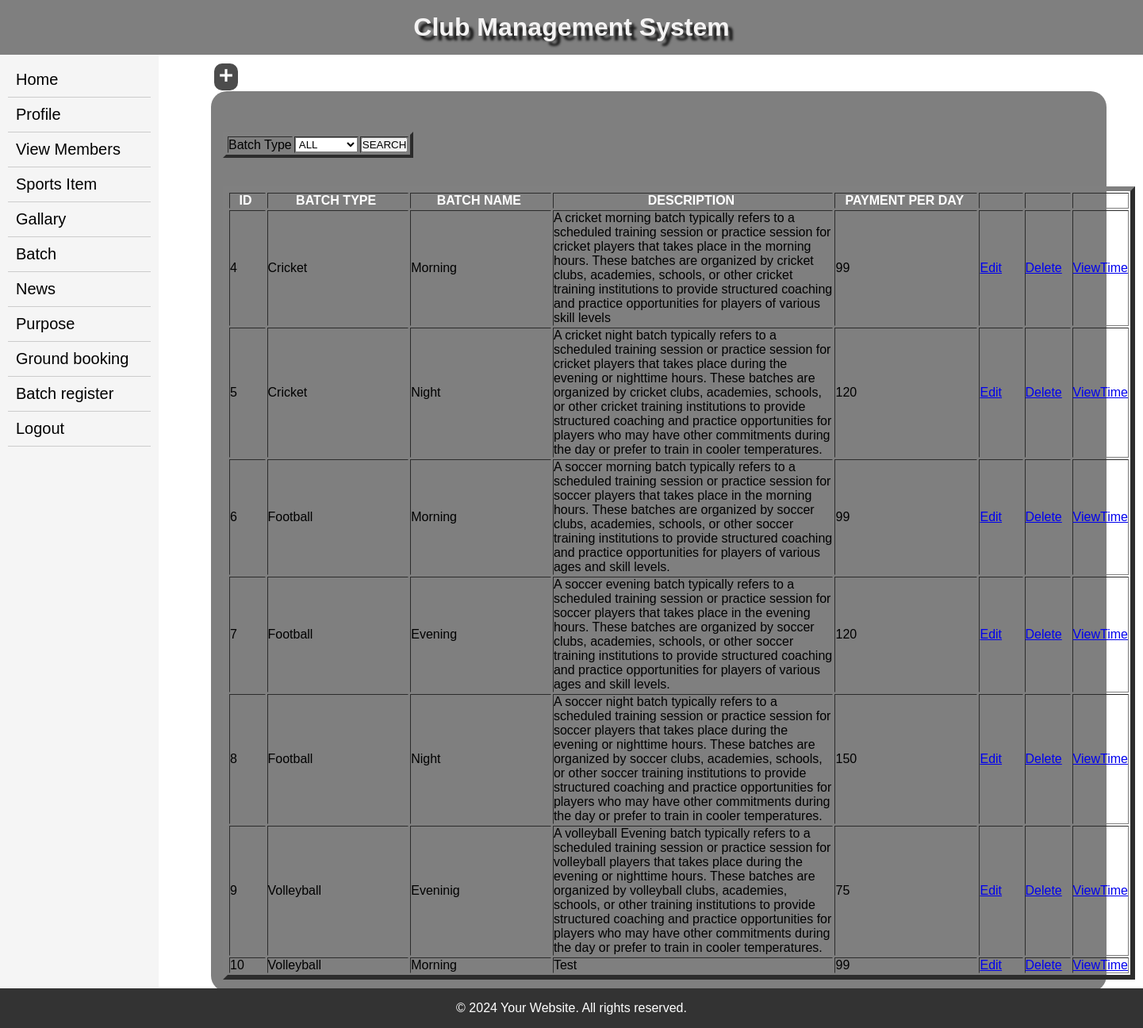
Page /adminviewbatch/ on the committed database.
### myapp/models.py (models this page shows, shortened)
class batch(models.Model):
    id = models.AutoField(primary_key=True)
    batch_type=models.ForeignKey(sportsitem,on_delete=models.CASCADE)
    batchname = models.CharField(max_length=50)
    description = models.TextField()  # Parentheses added here
    paymentperday = models.IntegerField()  # Parentheses added here

class sportsitem(models.Model):
    id=models.AutoField(primary_key=True)
    item_name=models.CharField(max_length=50)
    description=models.TextField(max_length=100)
    def __str__(self):
        return str(self.item_name)

### myapp/views.py (the view)
# urls.py: path('adminviewbatch/',views.adminlistbatch,name='adminbatchlist'),
def adminlistbatch(request):
    if request.method == 'POST':
        batch_type = request.POST.get('batchtype')
        if batch_type=='ALL':
            list = batch.objects.all()
            list1 = sportsitem.objects.all()
            return render(request, 'adminviewbatch.html', {'list': list, 'list1': list1})
        else:
            list = batch.objects.filter(batch_type=batch_type)
            list1 = sportsitem.objects.all()
            return render(request, 'adminviewbatch.html', {'list': list, 'list1': list1})
    else:
        list=batch.objects.all()
        list1=sportsitem.objects.all()
        return render(request,'adminviewbatch.html',{'list':list,'list1':list1})

### templates/adminviewbatch.html (shortened to what this page needs)
{% extends 'admin_index.html' %}
{% block body %}
<body>
<form id="form1" name="form1" method="post" >
  <a href="{% url 'addbatch' %}" style="position: fixed; top:80px; left: 270px; color:#fff; background-color: rgba(0,0,0,0.7); padding:3px; border-radius:10px;"><span class="material-symbols-outlined">
</span></a><br><br>
  <table  border="4" style="align: center;" >
    <tr>
      <td>Batch Type</td>
      <td><select id="batchtype" name="batchtype">
        <option>ALL</option>
      </select></td>
      <td><input type="submit" value="SEARCH" /></td>
    </tr>
  </table></br></br>
<table width="1150" height="150"  border="6">
  <tbody>
    <tr>
      <th width="50" scope="col">ID&nbsp;</th>
      <th width="200" scope="col">BATCH TYPE&nbsp;</th>
      <th width="200" scope="col">BATCH NAME&nbsp;</th>
      <th width="400" scope="col">DESCRIPTION&nbsp;</th>
      <th width="200" scope="col">PAYMENT PER DAY&nbsp;</th>
      <th width="60" scope="col">&nbsp;</th>
      <th width="60" scope="col">&nbsp;</th>
      <th width="60" scope="col">&nbsp;</th>
    </tr>
    {% for i in list %}
    <tr>
      <td>{{ i.id }}</td>
      <td>{{ i.batch_type }}</td>
      <td>{{ i.batchname }}</td>
      <td>{{ i.description }}</td>
      <td>{{ i.paymentperday }}</td>
      <td><a href="{% url 'editbatch' i.id %}">Edit</a></td>
      <td><a href="{% url 'deletebatch' i.id %}">Delete</a></td>
      <td><a href="{%  url 'viewbatchtime' i.id i.batch_type %}">ViewTime</a></td>
    </tr>
  {% endfor %}
  </tbody>
</table>
</form>
</body>
{% endblock %}

### templates/admin_index.html (style rules this page uses)
* { margin: 0; padding: 0; box-sizing: border-box; }
body { font-family: Arial, sans-serif; background-image: url(https://png.pngtree.com/background/20230512/original/pngtree-sport-background-picture-image_2502918.jpg); background-size: cover; background-repeat: no-repeat; }
th { color:#fff; }
.material-symbols-outlined { font-variation-settings: 'FILL' 8, 'wght' 900, 'GRAD' 0, 'opsz' 24 }

### rows in the picture
batch: id "4", batch_type "Cricket", batchname "Morning", description "A cricket morning batch typically refers to a scheduled training session or practice session for cricket players that takes place in the morning hours. These batches are organized by cricket clubs, academies, schools, or other cricket training institutions to provide structured coaching and practice opportunities for players of various skill levels", paymentperday "99"
batch: id "5", batch_type "Cricket", batchname "Night", description "A cricket night batch typically refers to a scheduled training session or practice session for cricket players that takes place during the evening or nighttime hours. These batches are organized by cricket clubs, academies, schools, or other cricket training institutions to provide structured coaching and practice opportunities for players who may have other commitments during the day or prefer to train in cooler temperatures.", paymentperday "120"
batch: id "6", batch_type "Football", batchname "Morning", description "A soccer morning batch typically refers to a scheduled training session or practice session for soccer players that takes place in the morning hours. These batches are organized by soccer clubs, academies, schools, or other soccer training institutions to provide structured coaching and practice opportunities for players of various ages and skill levels.", paymentperday "99"
batch: id "7", batch_type "Football", batchname "Evening", description "A soccer evening batch typically refers to a scheduled training session or practice session for soccer players that takes place in the evening hours. These batches are organized by soccer clubs, academies, schools, or other soccer training institutions to provide structured coaching and practice opportunities for players of various ages and skill levels.", paymentperday "120"
batch: id "8", batch_type "Football", batchname "Night", description "A soccer night batch typically refers to a scheduled training session or practice session for soccer players that takes place during the evening or nighttime hours. These batches are organized by soccer clubs, academies, schools, or other soccer training institutions to provide structured coaching and practice opportunities for players who may have other commitments during the day or prefer to train in cooler temperatures.", paymentperday "150"
batch: id "9", batch_type "Volleyball", batchname "Eveninig", description "A volleyball Evening batch typically refers to a scheduled training session or practice session for volleyball players that takes place during the evening or nighttime hours. These batches are organized by volleyball clubs, academies, schools, or other training institutions to provide structured coaching and practice opportunities for players who may have other commitments during the day or prefer to train in cooler temperatures.", paymentperday "75"
batch: id "10", batch_type "Volleyball", batchname "Morning", description "Test", paymentperday "99"
